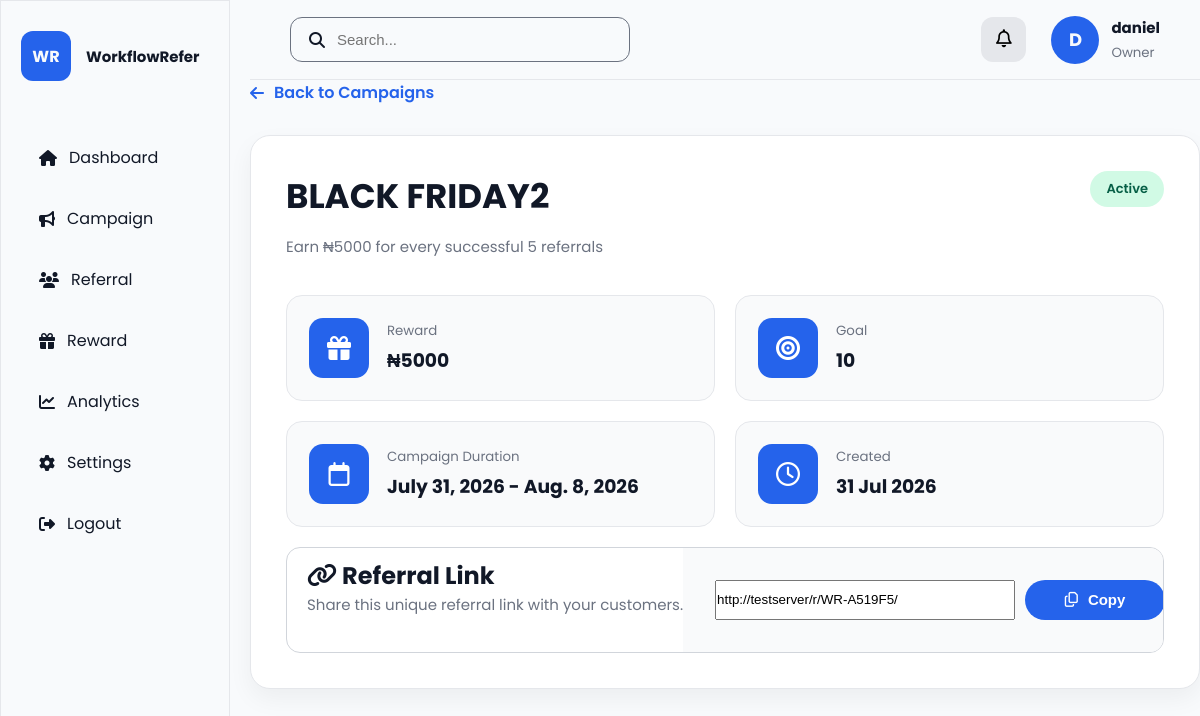
The page /campaign/4/ (signed in) on the database as committed earlier.
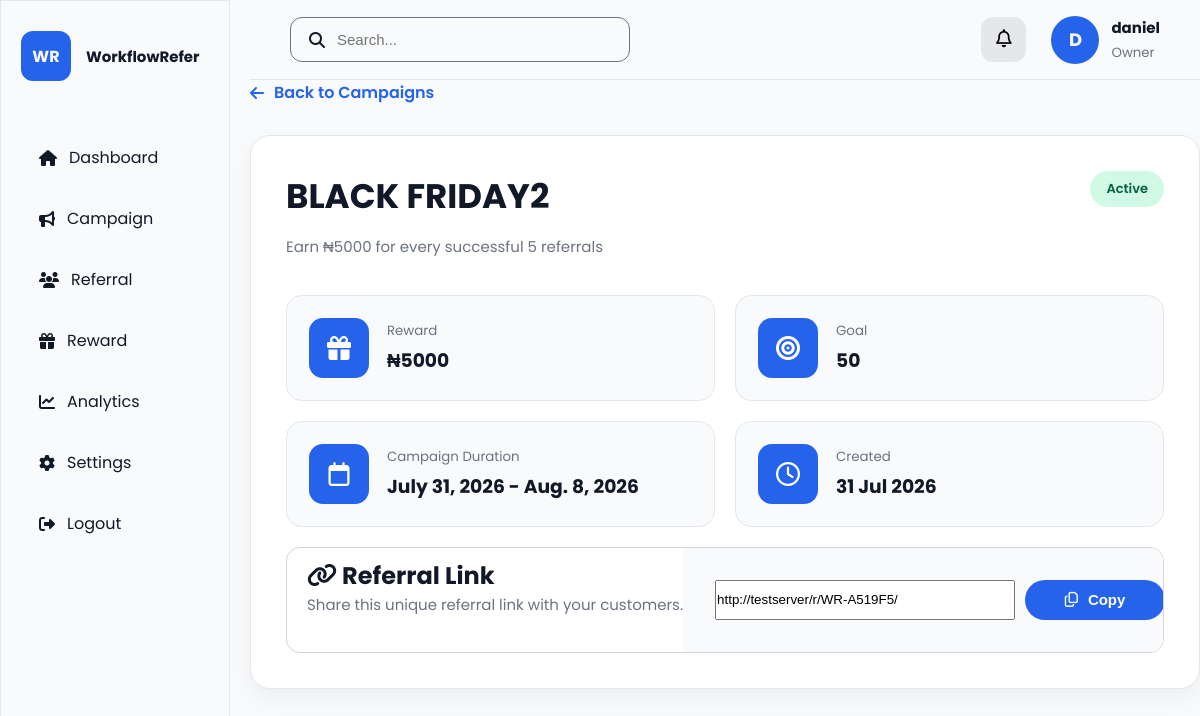
The same page on the database as committed later.
### core/models.py (models this page shows, shortened)
class Campaign(models.Model):
    STATUS_CHOICES = [
        ("draft", "Draft"),
        ("active", "Active"),
        ("ended", "Ended"),
    ]
    business = models.ForeignKey(
        BusinessProfile,
        on_delete=models.CASCADE,
        related_name="campaigns"
    )
    referral_code = models.CharField(
        max_length=10,
        unique=True,
        blank=True,
        null=True
    )
    title = models.CharField(max_length=200)
    description = models.TextField()
    reward = models.CharField(
        max_length=200,
        help_text="Example: ₦5,000 Cash or 10% Discount"
    )
    referral_goal = models.PositiveIntegerField(default=1)
    status = models.CharField(
        max_length=20,
        choices=STATUS_CHOICES,
        default="draft"
    )
    start_date = models.DateField()
    end_date = models.DateField()
    created_at = models.DateTimeField(auto_now_add=True)
    updated_at = models.DateTimeField(auto_now=True)

### core/views.py (the view)
# urls.py: path("campaign/<int:pk>/", views.campaign_detail,name="campaign_detail",),
@login_required
def campaign_detail(request, pk):
    business = request.user.business_profile
    campaign = get_object_or_404(
        Campaign,
        pk=pk,
        business=business,
    )
    return render(
        request,
        "dashboard/campaign_detail.html",
        {
            "campaign": campaign,
        },
    )

### templates/dashboard/campaign_detail.html (shortened to what this page needs)
{% extends "dashboard/dashboard_base.html" %}
{% load static %}
{% block dashboard_content %}
<section class="content">
    <a href="{% url 'campaign_list' %}" class="back-link">
        <i class="fa-solid fa-arrow-left"></i>
        Back to Campaigns
    </a>
    <div class="campaign-detail-card">
        <div class="campaign-detail-header">
            <div>
                <h1>{{ campaign.title }}</h1>
                <p>{{ campaign.description }}</p>
            </div>
            <span class="status {{ campaign.status }}">
                {{ campaign.get_status_display }}
            </span>
        </div>
        <div class="overview-grid">
            <div class="overview-item">
                <i class="fa-solid fa-gift"></i>
                <div>
                    <small>Reward</small>
                    <h3>{{ campaign.reward }}</h3>
                </div>
            </div>
            <div class="overview-item">
                <i class="fa-solid fa-bullseye"></i>
                <div>
                    <small>Goal</small>
                    <h3>{{ campaign.referral_goal }}</h3>
                </div>
            </div>
            <div class="overview-item">
                <i class="fa-regular fa-calendar"></i>
                <div>
                    <small>Campaign Duration</small>
                    <h3>
                        {{ campaign.start_date }}
                        -
                        {{ campaign.end_date }}
                    </h3>
                </div>
            </div>
            <div class="overview-item">
                <i class="fa-regular fa-clock"></i>
                <div>
                    <small>Created</small>
                    <h3>{{ campaign.created_at|date:"d M Y" }}</h3>
                </div>
            </div>
        </div>
        <div class="referral-link-card">
            <div class="card-header">
                <h2>
                    <i class="fa-solid fa-link"></i>
                    Referral Link
                </h2>
                <p>
                    Share this unique referral link with your customers.
                </p>
            </div>
            <div class="copy-link-box">
                <div class="copy-link-box">
                    <input
                        type="text"
                        id="referralLink"
                        value="{{ request.scheme }}://{{ request.get_host }}/r/{{ campaign.referral_code }}/"
                        readonly
                    >
                    <button
                        type="button"
                        class="copy-btn"
                        onclick="copyReferralLink()">
                        <i class="fa-regular fa-copy"></i>
                        Copy
                    </button>
                </div>
            </div>
        </div>
    </div>
</section>
{% endblock %}

Rows that differ between the two databases and show on the page:
changed Campaign "BLACK FRIDAY2": referral_goal "10" → "50"
